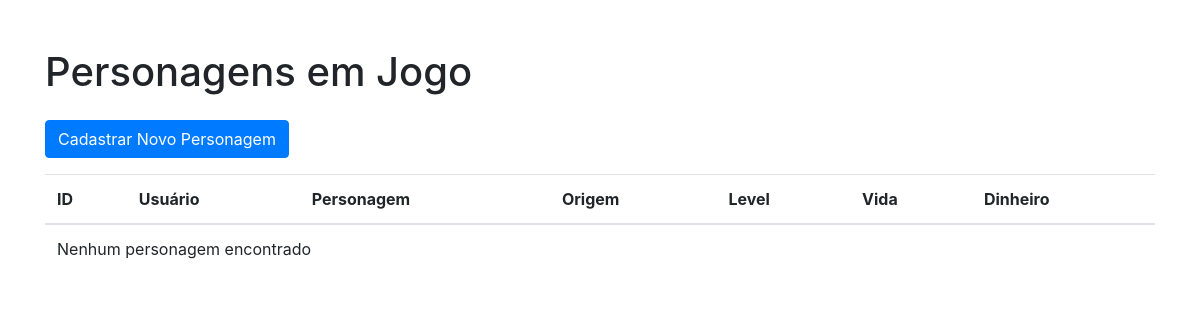
Before: / with the older database file.
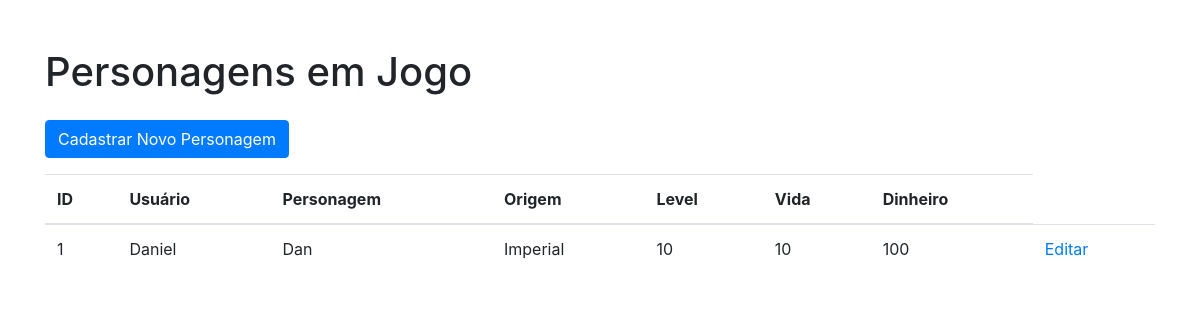
After: the same page with the newer database file.
### tables this page shows
CREATE TABLE "personagens" (
	"id_personagem"	INTEGER,
	"usuario_personagem"	TEXT,
	"personagem_personagem"	TEXT,
	"origem_personagem"	TEXT,
	"level_personagem"	INTEGER,
	"vida_personagem"	INTEGER,
	"dinheiro_personagem"	INTEGER,
	PRIMARY KEY("id_personagem" AUTOINCREMENT)
);

### main.py (the view)
@app.route("/")
def home():
    lista_personagens = repositorio.retornar_personagens()
    return render_template("index.html", dados = lista_personagens)

### repositorio.py (called while the page is built)
def retornar_personagens():
    try:
        conn = sqlite3.connect("RPG.db")
        cursor = conn.cursor()
        sql_select = "SELECT * FROM personagens"
        cursor.execute(sql_select)
        personagens = cursor.fetchall()
        conn.close()
        return personagens
    except:
        return False

### templates/index.html (shortened to what this page needs)
<!DOCTYPE html>
<html lang="pt-br">
    <head>
        <link href="https://stackpath.bootstrapcdn.com/bootstrap/4.5.2/css/bootstrap.min.css" rel="stylesheet">
        <link href="" rel="stylesheet">
    </head>
    <body>
        <div class="container mt-5">
            <h1 class="mb-4"> Personagens em Jogo </h1>
            <a href="{{ url_for('editar_personagem', id = 0) }}" class="btn btn-primary mb-3"> Cadastrar Novo Personagem </a>
            <table class = "table">
                <thead>
                    <tr>
                        <th> ID </th>
                        <th> Usuário </th>
                        <th> Personagem </th>
                        <th> Origem </th>
                        <th> Level </th>
                        <th> Vida </th>
                        <th> Dinheiro </th>
                    </tr>
                </thead>
                <tbody>
                    {% if dados %}
                        {% for id, usuario, personagem, origem, level, vida, dinheiro in dados %}
                            <tr>
                                <td> {{ id }} </td>
                                <td> {{ usuario }} </td>
                                <td> {{ personagem }} </td>
                                <td> {{ origem }} </td>
                                <td> {{ level }} </td>
                                <td> {{ vida }} </td>
                                <td> {{ dinheiro }} </td>
                                <td> <a href="{{ url_for('editar_personagem', id = id) }}"> Editar </a> </td>
                            </tr>
                        {% endfor %}
                    {% else %}
                        <tr>
                            <td colspan="8">Nenhum personagem encontrado</td>
                        </tr>
                    {% endif %}
                </tbody>
            </table>
        </div>
    </body>
</html>

Changed rows visible on the page:
added personagens: id_personagem "1", usuario_personagem "Daniel", personagem_personagem "Dan", origem_personagem "Imperial", level_personagem "10", vida_personagem "10", dinheiro_personagem "100"
Other visible differences:
text no longer shown: "Nenhum personagem encontrado"
